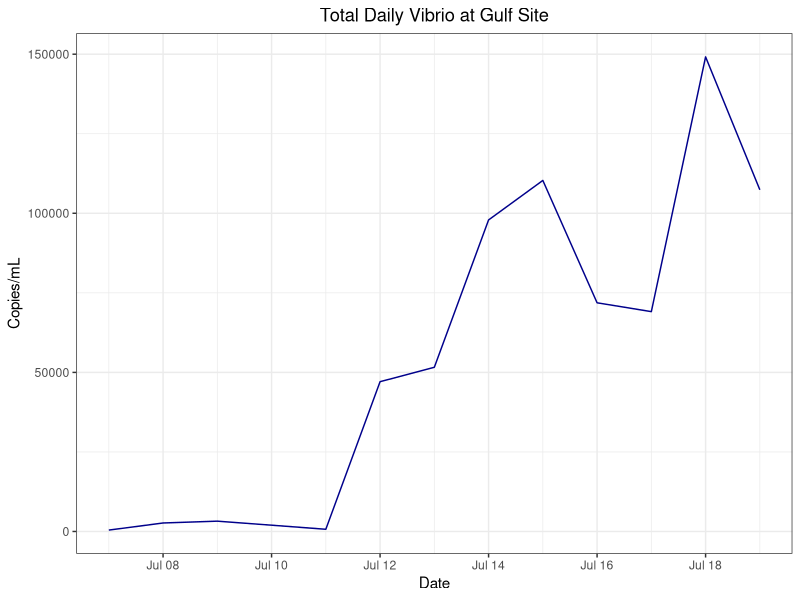
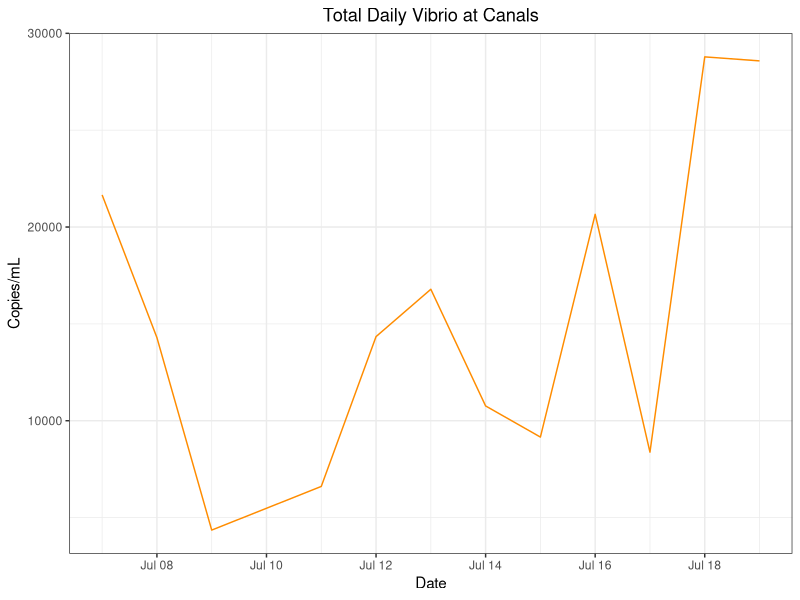
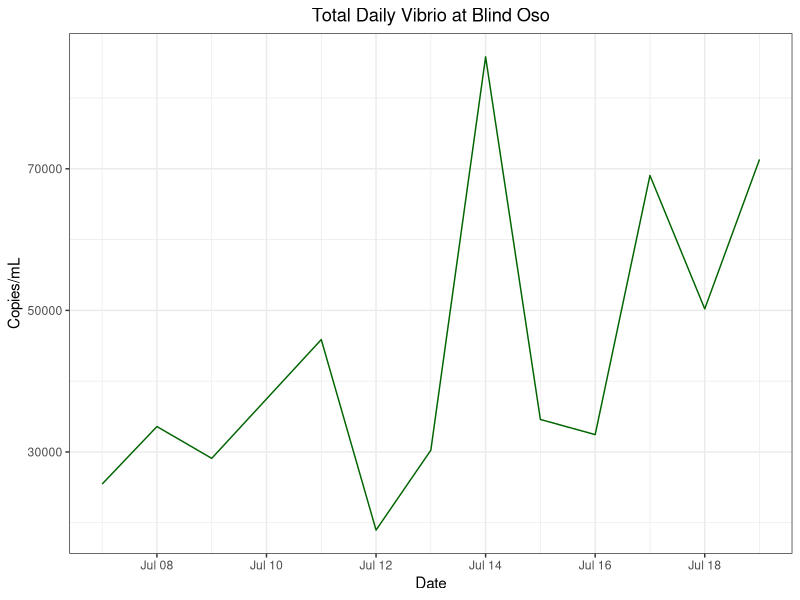
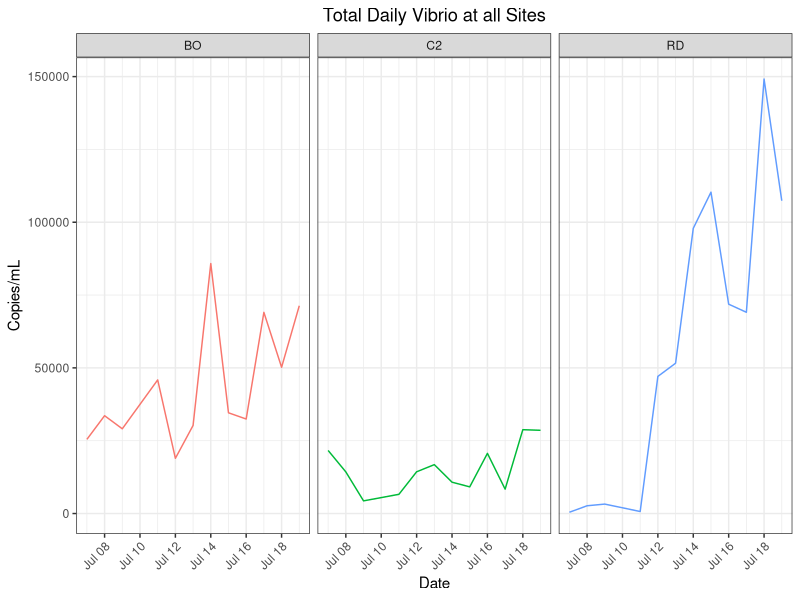
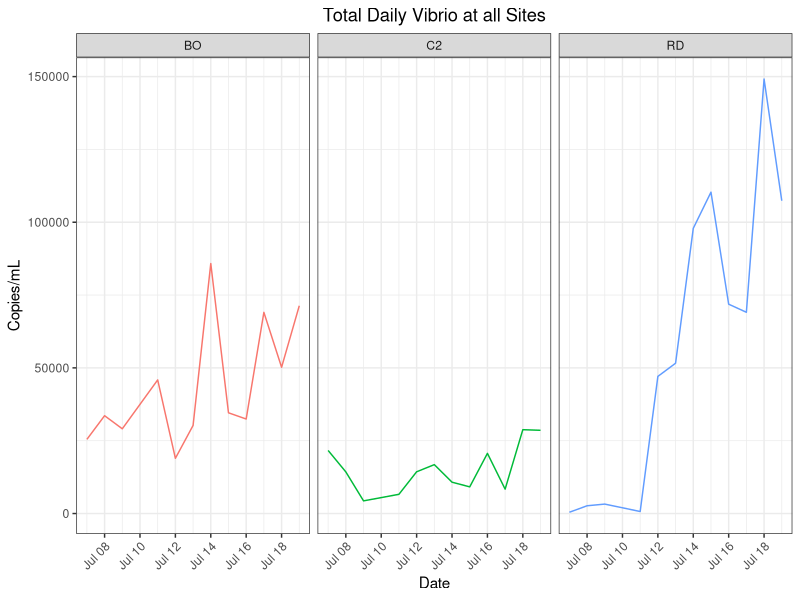

Reproduce these figures in R, in order.
## ---- chunk 1
library(tidyverse)
library(here)
## ---- chunk 2
copies<- read_csv(here("data", "processed_data", "total_clean_copies.csv")) 
## ---- chunk 3
#Daily All Sites
daily<- copies %>%
  select(date,copies_mL,site,Type) %>%
  filter(Type %in% "Daily") %>%
drop_na() #Get rid of NAs


#Daily by Site
bo_daily <- daily %>% filter(site %in% "BO") #Blind Oso Bay
c2_daily <- daily %>% filter(site %in% "C2") #Canals
rd_daily <- daily %>% filter(site %in% "RD") #Gulf Site



## ---- chunk 4
rd_daily %>%
  ggplot() +geom_line(
    aes(x = date,
        y = copies_mL),
    color = "darkblue") +
  theme_bw() +
  labs(
    x = "Date",
    y = "Copies/mL",
    title = "Total Daily Vibrio at Gulf Site") +
  theme(plot.title = element_text(hjust = 0.5))
## ---- chunk 5
c2_daily %>%
  ggplot() +geom_line(
    aes(x = date,
        y = copies_mL),
    color = "darkorange") +
  theme_bw() +
  labs(
    x = "Date",
    y = "Copies/mL",
    title = "Total Daily Vibrio at Canals") +
  theme(plot.title = element_text(hjust = 0.5))
## ---- chunk 6
bo_daily %>%
  ggplot() +geom_line(
    aes(x = date,
        y = copies_mL),
    color = "darkgreen") +
  theme_bw() +
  labs(
    x = "Date",
    y = "Copies/mL",
    title = "Total Daily Vibrio at Blind Oso") +
  theme(plot.title = element_text(hjust = 0.5))
## ---- chunk 7
tot_vib<- daily %>% ggplot()+geom_line(
  aes(x = date,
      y = copies_mL,
      color = site))+
  facet_wrap(~site) +
  theme_bw()+
  labs(
    x = "Date",
    y = "Copies/mL",
    title = "Total Daily Vibrio at all Sites") +
  theme(plot.title = element_text(hjust = 0.5)) + #center title
  theme(axis.text.x = element_text(angle = 45, hjust = 1)) + #Tilt x axis labels 
  theme(legend.position = "none") #Removes legend 

tot_vib
## ---- chunk 8
png(file = here("results", "plots", "tot_vib_allsites_daily.png"))
tot_vib
dev.off()
